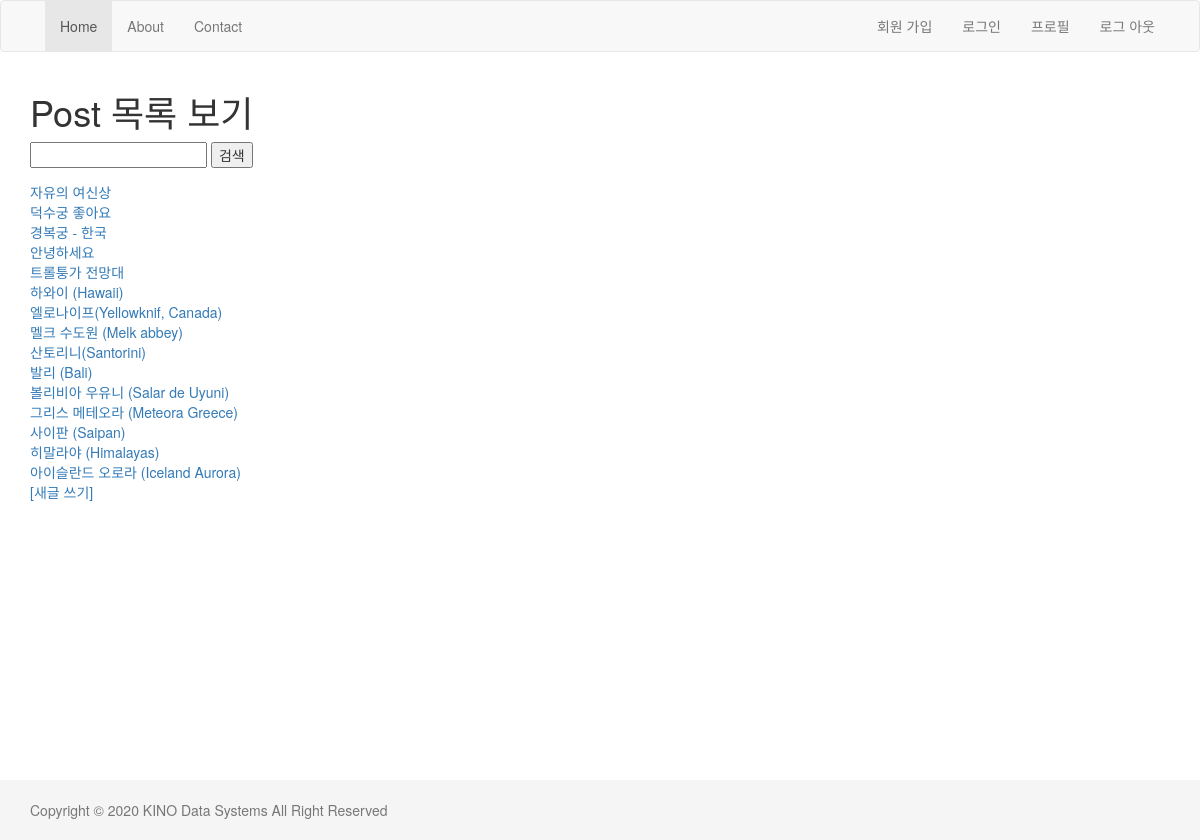
Screenshot of /blog/ with the database file from the repository.
### blog/models.py (models this page shows, shortened)
class Post(models.Model):
    class Meta:
        ordering = ['-id']
    REGION_CHOICE = (
                        ('Africa','아프리카'),
                        ('Europe','유럽'),
                        ('Oceania','오세아니아'),
                        ('Asia','아시아'),
                        ('North America','북아메리카'),
                        ('South America','남아메리카'),
                        )
    title = models.CharField('제목', max_length=250)
    body = models.TextField('내용')
    region = models.CharField('지역',max_length=20,choices=REGION_CHOICE, default='Asia')
    created = models.DateField(auto_now_add=True)
    updated = models.DateTimeField(auto_now=True)
    tags = models.ManyToManyField('Tag')

### blog/views.py (the view)
# urls.py: path('', views.list, name='list'),
def list(request):
    search_key = request.GET.get('keyword', '')
    post_list = Post.objects.all()
    if search_key :
        post_list = post_list.filter(title__icontains=search_key) # icontains : 대소문자 구분 안하고 contains 된 거 찾기
    return render(request, 'blog/list.html', {'post_all':post_list})

### blog/templates/blog/list.html (shortened to what this page needs)
{% extends 'layout.html' %}
{% block content %}
        <h1>Post 목록 보기</h1>
        <form action="" method="get">
                <input type="text" name="keyword">
                <input type="submit" value="검색">
        </form>
        {% for post in post_all %}
                <a href="{% url 'blog:detail' post.id %}">{{post.title}}</a> <br>
        {% endfor %}
        <a href="{% url 'blog:create' %}"> [새글 쓰기] </a>
{% endblock  %}

### templates/layout.html (style rules this page uses)
html { position: relative; min-height: 100% }
body { margin-bottom: 60px }

### rows the page displays
Post: title "자유의 여신상"
Post: title "덕수궁 좋아요"
Post: title "경복궁 - 한국"
Post: title "안녕하세요"
Post: title "트롤퉁가 전망대"
Post: title "하와이 (Hawaii)"
Post: title "엘로나이프(Yellowknif, Canada)"
Post: title "멜크 수도원 (Melk abbey)"
Post: title "산토리니(Santorini)"
Post: title "발리 (Bali)"
Post: title "볼리비아 우유니 (Salar de Uyuni)"
Post: title "그리스 메테오라 (Meteora Greece)"
Post: title "사이판 (Saipan)"
Post: title "히말라야 (Himalayas)"
Post: title "아이슬란드 오로라 (Iceland Aurora)"
